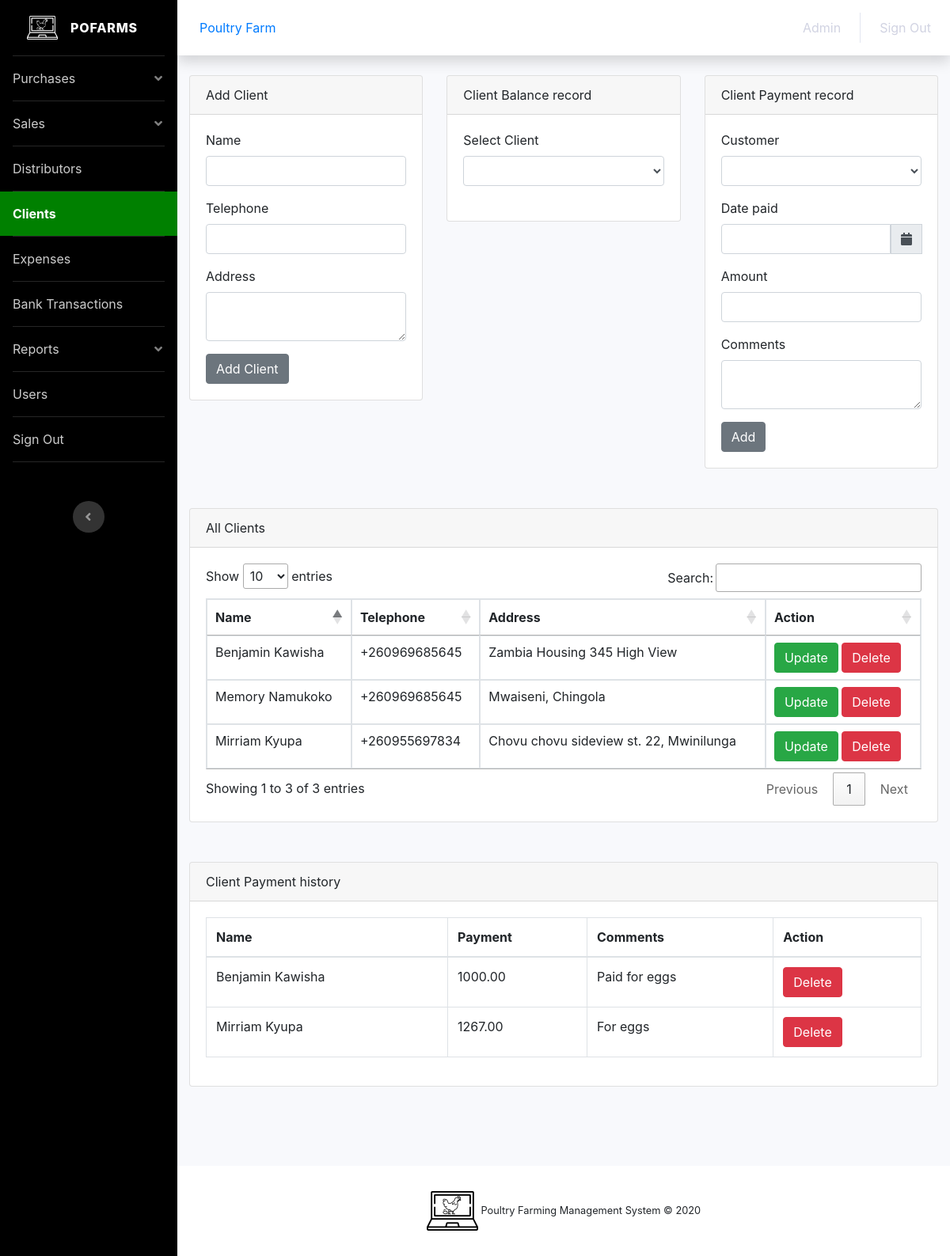
/client.php (signed in), run on the app's committed database.
### tables this page shows
CREATE TABLE `client` (
  `id` int(15) NOT NULL,
  `name_idd` varchar(50) NOT NULL,
  `customer` varchar(50) NOT NULL,
  `telephone` varchar(25) NOT NULL,
  `address` text NOT NULL
);

CREATE TABLE `client_balance` (
  `id` int(15) NOT NULL,
  `name_idd` varchar(50) NOT NULL,
  `date` varchar(50) NOT NULL,
  `customer` varchar(50) NOT NULL,
  `amount` double(9,2) NOT NULL,
  `comments` text NOT NULL
);

### database/server.php (called while the page is built, shortened)
<?php
$u_date ="";
$u_telephone ="";
$u_customer ="";
$edit_state ="";
?>

### client.php (the view, shortened to what this page needs)
<?php
include 'database/config.php';
$comp_name = $_SESSION['name'];
?>
<!DOCTYPE html>
<html lang="en">
<head>
  <link rel="stylesheet" type="text/css" href="assets/css/styles.css">
  <link href="https://cdnjs.cloudflare.com/ajax/libs/font-awesome/5.13.0/css/all.min.css" rel="stylesheet">
  <link rel="stylesheet" href="https://stackpath.bootstrapcdn.com/font-awesome/4.5.0/css/font-awesome.min.css">
  <link href="https://cdnjs.cloudflare.com/ajax/libs/bootstrap-datepicker/1.7.1/css/bootstrap-datepicker.min.css" rel="stylesheet"/>
  <link href="assets/css/dashboard.css" rel="stylesheet">
  <link rel="stylesheet" type="text/css" href="assets/css/styles.css">
  <link rel="stylesheet" type="text/css" href="//cdn.datatables.net/1.10.21/css/jquery.dataTables.min.css">
  <link rel="stylesheet" href="https://stackpath.bootstrapcdn.com/bootstrap/4.5.0/css/bootstrap.min.css">
  <link rel="stylesheet" href="https://maxcdn.bootstrapcdn.com/bootstrap/4.0.0/css/bootstrap.min.css">
  <link rel="stylesheet" href="https://cdnjs.cloudflare.com/ajax/libs/font-awesome/4.7.0/css/font-awesome.min.css">
</head>
<body id="page-top">
  <div id="wrapper">
    <ul class="navbar-nav bg-gradient-black sidebar sidebar-dark accordion" id="accordionSidebar">
      <a class="sidebar-brand d-flex align-items-center justify-content-center" href="dashboard.php">
        <div class="sidebar-brand-icon">
          <div class="logo-header"><img src="assets/img/pofarms_white.png"></div>
        </div>
        <div class="sidebar-brand-text mx-3">Pofarms</div>
      </a>
      <hr class="sidebar-divider my-0">
      <li class="nav-item">
        <a href="#collapsePurchase" class="nav-link" data-toggle="collapse" role="button" aria-expanded="false" aria-controls="collapsePurchase">Purchases</a>
      </li>
      <hr class="sidebar-divider my-0">
      <li class="nav-item">
        <a href="#collapseSales" class="nav-link" data-toggle="collapse" role="button" aria-expanded="false" aria-controls="collapsePurchase">Sales</a>
      </li>
      <hr class="sidebar-divider my-0">
      <li class="nav-item">
        <a href="distributor.php" class="nav-link">Distributors</a>
      </li>
      <li class="nav-item active">
        <a href="client.php" class="nav-link">Clients</a>
      </li>
      <hr class="sidebar-divider my-0">
      <li class="nav-item">
        <a href="expense.php" class="nav-link">Expenses</a>
      </li>
      <hr class="sidebar-divider my-0">
      <li class="nav-item">
        <a href="bank.php" class="nav-link">Bank Transactions</a>
      </li>
      <hr class="sidebar-divider my-0">
      <li class="nav-item">
        <a href="#collapseReports" class="nav-link" data-toggle="collapse" role="button" aria-expanded="false" aria-controls="collapsePurchase">Reports</a>
      </li>
      <hr class="sidebar-divider my-0">
      <li class="nav-item">
        <a href="users.php" class="nav-link">Users</a>
      </li>
      <hr class="sidebar-divider my-0">
      <li class="nav-item">
        <a href="signout.php" class="nav-link">Sign Out</a>
      </li>
      <hr class="sidebar-divider my-0">
      <div class="text-center d-none d-md-inline">
        <button class="rounded-circle border-0" id="sidebarToggle"></button>
      </div>
    </ul>
    <div id="content-wrapper" class="d-flex flex-column">
      <div id="content">
        <nav class="navbar navbar-expand navbar-light bg-white topbar mb-4 static-top shadow">
          <div class="nav-item"><a href="dashboard.php" class="nav-link"><?php echo $_SESSION['name']; ?></a></div>
          <ul class="navbar-nav ml-auto">
            <li class="nav-item">
              <a href="#" class="nav-link"><?php echo $_SESSION['type']; ?></a>
            </li>
            <li class="nav-item">
              <a href="signout.php" class="nav-link">Sign Out</a>
            </li>
          </ul>
        </nav>
        <div class="container-fluid">
          <div class="row">
            <div class="col-xl-4"></div>
          </div>
          <div class="row">
            <div class="col-xl-4 col-lg-7">
              <div class="card">
                <div class="card-header">Add Client</div>
                <div class="card-body">
                  <div class="form">
                    <form method="post">
                      <div class="form-group">
                        <label>Name</label>
                        <input type="text" name="customer" class="form-control" required="" value="<?php echo $u_customer; ?>">
                      </div>
                      <div class="form-group">
                        <label>Telephone</label>
                        <input type="text" name="telephone" class="form-control" required="" value="<?php echo $u_telephone; ?>">
                      </div>
                      <div class="form-group">
                        <label>Address</label>
                        <textarea name="address" class="form-control"><?php echo $u_address; ?></textarea>
                      </div>
                      <?php if ($edit_state == false) {?>
                        <input type="submit" name="add-client" value="Add Client" class="btn btn-secondary">
                      <?php } else {?>
                        <input type="submit" name="update-client" value="Update Client" class="btn btn-success">
                      <?php } ?>
                    </form>
                  </div>
                </div>
              </div>
            </div>
            <div class="col-xl-4">
              <div class="card">
                <div class="card-header">Client Balance record</div>
                <div class="card-body">
                  <label>Select Client</label>
                  <select name="client" class="form-control" onchange="this.options[this.selectedIndex].value && (window.location = this.options[this.selectedIndex].value);">
                    <option></option>
                    <?php
                    $query = "SELECT * FROM `client` ORDER BY customer ASC";
                    $fetch = $mysqli->query($query) or die($mysqli->error.__LINE__);
                    while($row = $fetch->fetch_assoc()){ ?>
                      <option value="client.php?customer_name=<?php echo $row['customer']; ?>"><?php echo $row['customer']; ?></option>
                    <?php } ?>
                  </select>
                  <br>
                </div>
              </div>
            </div>
            <div class="col-xl-4">
              <div class="card">
                <div class="card-header">Client Payment record</div>
                <div class="card-body">
                  <div class="form">
                    <form method="post">
                      <div class="form-group">
                        <label>Customer</label>
                        <select name="customer" class="form-control">
                          <option></option>
                          <?php
                          $query = "SELECT * FROM `client` WHERE name_idd = '$comp_name' ORDER BY id ASC";
                          $fetch = $mysqli->query($query) or die($mysqli->error.__LINE__);
                          while($row = $fetch->fetch_assoc()){ ?>
                            <option><?php echo $row['customer']; ?></option>
                          <?php } ?>
                        </select>
                      </div>
                      <div class="form-group">
                            <label>Date paid</label>
                            <div class="input-group date">
                              <input type="text" name="date" class="form-control" required="" id="datepicker" value="<?php echo $u_date; ?>">
                              <div class="input-group-prepend">
                                <span class="input-group-text" id="basic-addon"><i class="fas fa-calendar"></i></span>
                              </div>
                            </div>
                          </div>
                      <div class="form-group">
                        <label>Amount</label>
                        <input type="number" name="amount" class="form-control">
                      </div>
                      <div class="form-group">
                        <label>Comments</label>
                        <textarea name="comments" class="form-control"></textarea>
                      </div>
                      <input type="submit" name="add-balance" value="Add" class="btn btn-secondary">
                    </form>
                  </div>
                </div>
              </div>
            </div>
          </div>
          <div class="row">
            <div class="col-xl-12 col-lg-7">
              <div class="card">
                <div class="card-header" id="clients">All Clients</div>
                <div class="card-body">
                  <div class="responsive-table">
                    <table id="chicken" class="table table-bordered">
                      <thead>
                        <tr>
                          <th>Name</th>
                          <th>Telephone</th>
                          <th>Address</th>
                          <th>Action</th>
                        </tr>
                      </thead>
                      <tbody>
                        <?php
                        $query = "SELECT * FROM `client` WHERE name_idd = '$comp_name' ORDER BY id ASC";
                        $fetch = $mysqli->query($query) or die($mysqli->error.__LINE__);
                        while($row = $fetch->fetch_assoc()){ ?>
                          <tr>
                            <td><?php echo $row['customer']; ?></td>
                            <td><?php echo $row['telephone']; ?></td>
                            <td><?php echo $row['address']; ?></td>
                            <td>
                              <a href="client.php?update=<?php echo $row['id']; ?>" class="btn btn-success">Update</a>
                              <a href="database/delete.php?delete_client=<?php echo $row['id']; ?>" class="btn btn-danger">Delete</a>
                            </td>
                          </tr>
                        <?php } ?>
                      </tbody>
                    </table>
                  </div>
                </div>
              </div>
            </div>
          </div>
          <div class="row">
            <div class="col-xl-12 col-lg-7">
              <div class="card">
                <div class="card-header">Client Payment history</div>
                <div class="card-body">
                  <div class="responsive-table">
                    <table id="clients" class="table table-bordered">
                      <thead>
                        <tr>
                          <th>Name</th>
                          <th>Payment</th>
                          <th>Comments</th>
                          <th>Action</th>
                        </tr>
                      </thead>
                      <tbody>
                        <?php
                        $query = "SELECT * FROM `client_balance` WHERE name_idd = '$comp_name' ORDER BY id ASC";
                        $fetch = $mysqli->query($query) or die($mysqli->error.__LINE__);
                        while($row = $fetch->fetch_assoc()){ ?>
                          <tr>
                            <td><?php echo $row['customer']; ?></td>
                            <td><?php echo $row['amount']; ?></td>
                            <td><?php echo $row['comments']; ?></td>
                            <td>
                              <a href="database/delete.php?delete_payment=<?php echo $row['id']; ?>" class="btn btn-danger">Delete</a>
                            </td>
                          </tr>
                        <?php } ?>
                      </tbody>
                    </table>
                  </div>
                </div>
              </div>
            </div>
          </div>
        </div>
      </div>
      <footer class="sticky-footer bg-white">
        <div class="container my-auto">
          <div class="copyright text-center my-auto">
            <div class="logo-footer">
              <img src="assets/img/pofarms_black.png">
              <span>Poultry Farming Management System &copy; 2020</span>
            </div>
          </div>
        </div>
      </footer>
    </div>
  </div>
</body>
</html>

### assets/css/styles.css (style rules this page uses)
.bg-gradient-black { background-color: #000; }
.sidebar li:hover, .sidebar .active { background-color: green; }
.logo-header img { height: 30px; }
.logo-footer img { height: 50px; bottom: 0; }
table tbody tr td a { color: #333; }

### data on the page
client: customer "Benjamin Kawisha", telephone "+260969685645", address "Zambia Housing 345 High View"
client: customer "Mirriam Kyupa", telephone "+260955697834", address "Chovu chovu sideview st. 22, Mwinilunga"
client: customer "Memory Namukoko", telephone "+260969685645", address "Mwaiseni, Chingola"
client_balance: customer "Benjamin Kawisha", amount "1000.00", comments "Paid for eggs"
client_balance: customer "Mirriam Kyupa", amount "1267.00", comments "For eggs"

### other printed values
$_SESSION['name'] "Poultry Farm"
$_SESSION['type'] "Admin"
